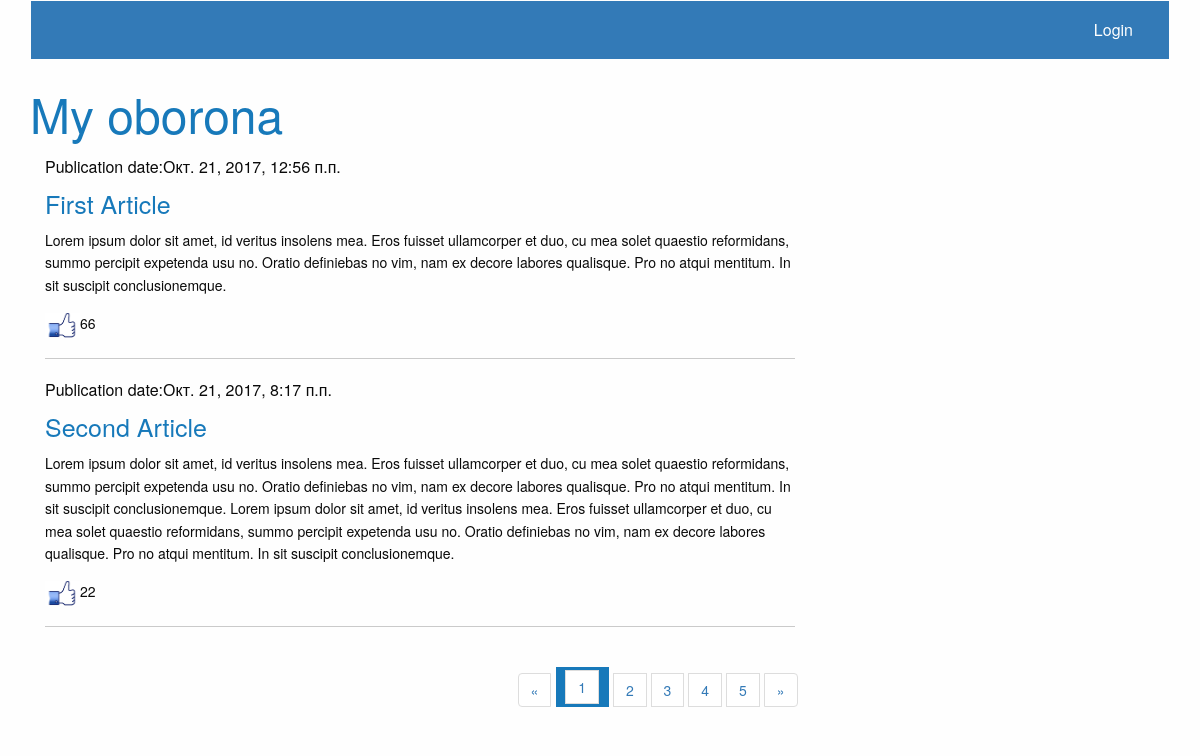
Screenshot of /basicview/articles/all/ with the database file from the repository.
### article/models.py (models this page shows)
class Article(models.Model):
	class Meta():
		db_table = "article"
	article_title = models.CharField(max_length = 200)
	article_text = models.TextField()
	article_date = models.DateTimeField()
	article_likes = models.IntegerField(default = 0)

### article/views.py (the view)
# urls.py: url(r'^articles/get/(?P<article_id>\d+)/$', views.article),
def articles(request, page_number=1):
	all_articles = Article.objects.all()
	current_page = Paginator(all_articles, 2)
	return render_to_response('articles.html', {'articles': current_page.page(page_number), 'username': auth.get_user(request).username})

### article/templates/articles.html
{% extends 'main.html' %}
{% load staticfiles %}
{% block article %}
<div class="container">
	<div class="row">
		<div class="col-lg-8">
			{% for article in articles %}
				<h6>Publication date:{{article.article_date}}</h6>
				<h4><a href="/articles/get/{{ article.id }}">{{article.article_title}}</a></h4>
				<p>{{article.article_text}}</p>
				<p><a href="/articles/addlike/{{article.id}}/"><img src="{% static 'images.jpg'%}" style="width: 35px;height: 25px;"></a>{{article.article_likes}}</p>
				<hr>
			{% endfor %}
		</div>
	</div>
	<div class="row">
		<div class="large-3 large-offset-5 columns">
			<ul class="pagination">
				{% if articles.has_previous %}
					<li class="arrow"><a href="/page/{{ articles.previous_page_number }}/">&laquo;</a></li>
				{% else %}
					<li class="arrow unavailable"><a href="">&laquo;</a></li>
				{% endif %}
				{% for page in articles.paginator.page_range %}
					{% if page == articles.number %}
						<li class="current"><a href="/page/{{ page }}/">{{ page }}</a></li>
					{% else %}
						<li><a href="/page/{{ page }}/">{{ page }}</a></li>
					{% endif %}
				{% endfor %}
				{% if articles.has_next %}
					<li class="arrow"><a href="/page/{{ articles.next_page_number }}/">&raquo;</a></li>
				{% else %}
					<li class="arrow unavailable"><a href="">&raquo;</a></li>
				{% endif %}
			</ul>
		</div>
	</div>
</div>
{% endblock %}

### rows the page displays
Article: article_date "Окт. 21, 2017, 12:56 п.п.", article_title "First Article", article_text "Lorem ipsum dolor sit amet, id veritus insolens mea. Eros fuisset ullamcorper et duo, cu mea solet quaestio reformidans, summo percipit expetenda usu no. Oratio definiebas no vim, nam ex decore labores qualisque. Pro no atqui mentitum. In sit suscipit conclusionemque.", article_likes "66"
Article: article_date "Окт. 21, 2017, 8:17 п.п.", article_title "Second Article", article_text "Lorem ipsum dolor sit amet, id veritus insolens mea. Eros fuisset ullamcorper et duo, cu mea solet quaestio reformidans, summo percipit expetenda usu no. Oratio definiebas no vim, nam ex decore labores qualisque. Pro no atqui mentitum. In sit suscipit conclusionemque. Lorem ipsum dolor sit amet, id veritus insolens mea. Eros fuisset ullamcorper et duo, cu mea solet quaestio reformidans, summo percipit expetenda usu no. Oratio definiebas no vim, nam ex decore labores qualisque. Pro no atqui mentitum. In sit suscipit conclusionemque.", article_likes "22"

### other values shown
{{ page }} "1"
{{ page }} "2" "3" "4" "5"
